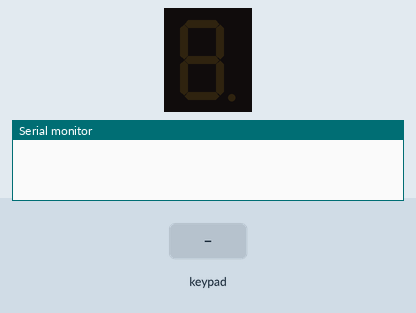
Bench run of a sketch on a simulated Arduino Uno, built with avr-gcc and run on an emulated ATmega328P. Parts: 1-digit seven-segment display, the last lines printed to the serial monitor. Inputs (shaded band) come from the test bench.

Above: at 1.2 s.
1.3 s: keypad keys 5 4 3 2 pressed 0.4 s apart
At 3.3 s:
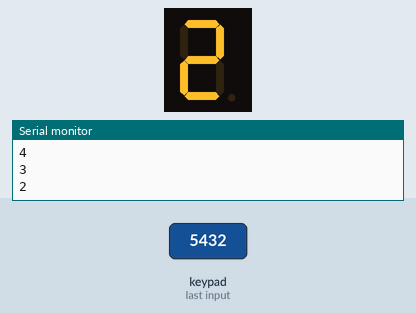
4.4 s: key '6' pressed
At 4.8 s:
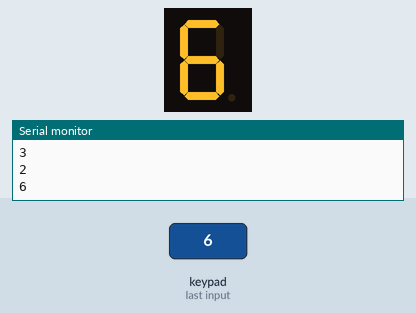
5.9 s: keypad keys 1 0 9 8 7 A pressed 0.4 s apart
At 8.4 s:
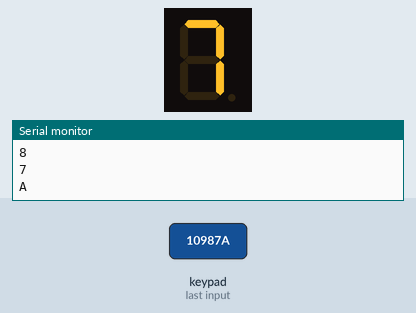
12.8 s: keypad keys 5 4 3 2 D pressed 0.4 s apart
At 13.0 s:
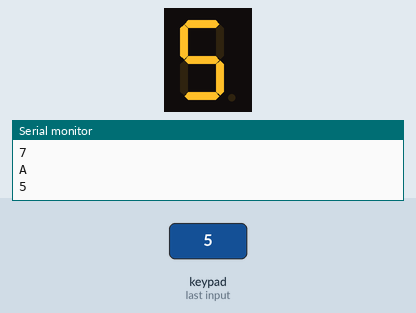
Timing chart, 0 to 15.8 s (numbered marks = the images above; inputs shaded):
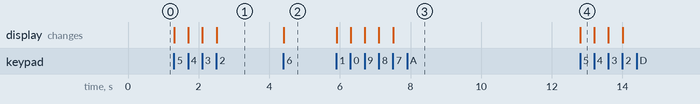

The sketch:

4.2.ino
```cpp
#include <Keypad.h>
#include "SevSeg.h"
SevSeg sevseg;

const byte ROWS = 4;
const byte COLS = 4;
char keys[ROWS][COLS] = {
  {'F','E','D','C'} , {'B','3','6','9'},
  {'A','2','5','8'} , {'0','1','4','7'}
};

byte rowPins[ROWS]={5,4,3,2};
byte colPins[COLS]={10,9,8,7};
Keypad keypad =
  Keypad (makeKeymap(keys),rowPins,colPins,ROWS,COLS);
void setup() {
 Serial.begin(9600);
 byte numDigits = 1;
 byte digitPins[] = {6};
 byte segmentPins[]={11,12,13,14,15,16,17};
 sevseg.begin(COMMON_CATHODE , numDigits , digitPins , segmentPins);

}

void loop() {
  char key = keypad.getKey();
  if (key != NO_KEY){
    Serial.println(key);
    if(key >= '0' && key <= '9')
    sevseg.setNumber(key - '0',1);
  }
 sevseg.refreshDisplay();
}
```

Measured:
- after the input at 1.3 s, the display: first changes at once (image 1 shows a later state)
- after the input at 4.4 s, the display: changes at once (image 2)
- after the input at 5.9 s, the display: first changes at once (image 3 shows a later state)
- after the input at 12.8 s, the display: changes at once (image 4)
